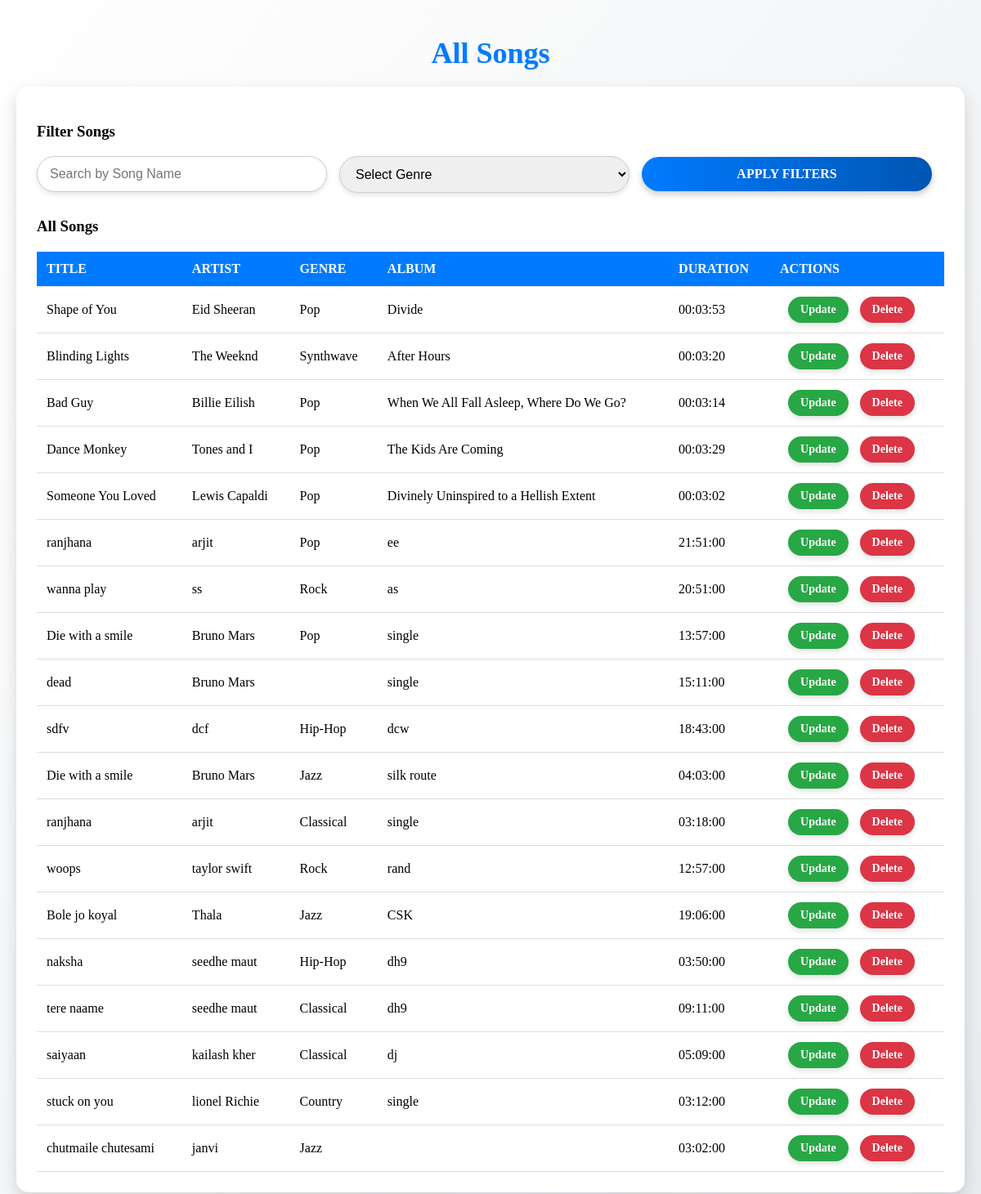
The page /songs.php (signed in) on the database its author committed.
### tables this page shows
CREATE TABLE `songs` (
  `song_id` int(11) NOT NULL,
  `title` varchar(100) NOT NULL,
  `artist` varchar(100) NOT NULL,
  `album` varchar(100) DEFAULT NULL,
  `genre` varchar(50) DEFAULT NULL,
  `duration` time DEFAULT NULL
);

### public/songs.php (the view, shortened to what this page needs)
<?php
require_once '../config/db.php';
$song_name_filter = isset($_GET['song_name']) ? $_GET['song_name'] : '';
try {
  $query = "SELECT song_id, title, artist, genre, album, duration
  FROM songs
  WHERE 1";
$params = [];
$stmt = $pdo->prepare($query);
$stmt->execute($params);
$songs = $stmt->fetchAll();
} catch (PDOException $e) {
    $message = "Error fetching songs: " . htmlspecialchars($e->getMessage());
}
?>
<!DOCTYPE html>
<html lang="en">
<head>
    <link rel="stylesheet" href="../assets/css/styles.css">
</head>
<body>
<div class="desktop-container">
    <header>
        <h1>All Songs</h1>
    </header>
    <div class="content">
        <h3>Filter Songs</h3>
        <form method="get" class="form-search">
            <input type="text" name="song_name" placeholder="Search by Song Name" value="<?php echo htmlspecialchars($song_name_filter); ?>">
            <select name="genre">
                <option value="">Select Genre</option>
            </select>
            <button type="submit">Apply Filters</button>
        </form>
        <h3>All Songs</h3>
        <table class="song-table">
    <thead>
        <tr>
            <th>Title</th>
            <th>Artist</th>
            <th>Genre</th>
            <th>Album</th>
            <th>Duration</th>
            <th>Actions</th>
        </tr>
    </thead>
    <tbody>
        <?php if ($songs): ?>
            <?php foreach ($songs as $song): ?>
                <tr data-song-id="<?php echo $song['song_id']; ?>">
                    <td><?php echo htmlspecialchars($song['title']); ?></td>
                    <td><?php echo htmlspecialchars($song['artist']); ?></td>
                    <td><?php echo htmlspecialchars($song['genre']); ?></td>
                    <td><?php echo htmlspecialchars($song['album']); ?></td>
                    <td><?php echo htmlspecialchars($song['duration']); ?></td>
                    <td>
                        <button class="update-btn" onclick="openModal(<?php echo $song['song_id']; ?>, '<?php echo htmlspecialchars($song['title']); ?>', '<?php echo htmlspecialchars($song['artist']); ?>', '<?php echo htmlspecialchars($song['genre']); ?>')">Update</button>
                        <button class="delete-btn" onclick="deleteSong(<?php echo $song['song_id']; ?>)">Delete</button>
                    </td>
                </tr>
            <?php endforeach; ?>
        <?php else: ?>
            <tr>
                <td colspan="6">No songs found for the selected filters.</td>
            </tr>
        <?php endif; ?>
    </tbody>
</table>
</body>
</html>

### assets/styles.css (style rules this page uses)
.song-table { width: 100%; border-collapse: collapse; margin-top: 20px; }
.song-table th, .song-table td { padding: 10px; text-align: left; border-bottom: 1px solid #ddd; }
.song-table th { background-color: #f2f2f2; color: #333; }
button { padding: 10px 15px; background: linear-gradient(135deg, #007bff, #0056b3); color: white; border: none; border-radius: 25px; cursor: pointer; font-size: 16px; font-family: 'Century Schoolbook', serif; box-shadow: 0px 4px 6px rgba(0, 0, 0, 0.1); transition: all 0.3s ease-in-out; }
.delete-btn, .update-btn { background: #007bff; border: none; color: #ffffff; cursor: pointer; margin-left: 10px; font-size: 14px; }

### public/songs.php (style rules this page uses)
body { font-family: 'Century Schoolbook', serif; background: linear-gradient(to bottom right, #ffffff, #e9ecef); margin: 0; padding: 20px; }
header { text-align: center; margin-bottom: 20px; }
h1 { color: #007bff; font-size: 36px; margin-bottom: 10px; text-shadow: 1px 1px 2px rgba(0, 0, 0, 0.1); }
.content { background: #ffffff; padding: 25px; border-radius: 15px; box-shadow: 0 8px 20px rgba(0, 0, 0, 0.15); }
.form-search { display: grid; grid-template-columns: 1fr 1fr 1fr auto; gap: 15px; align-items: center; margin-bottom: 30px; }
.form-search input, .form-search select, .form-search button { padding: 12px 15px; border-radius: 30px; border: 1px solid #ccc; font-size: 16px; transition: all 0.3s ease-in-out; }
.form-search input, .form-search select { box-shadow: 0 3px 6px rgba(0, 0, 0, 0.1); }
.form-search button { background: linear-gradient(to right, #007bff, #0056b3); color: white; border: none; cursor: pointer; font-weight: bold; text-transform: uppercase; box-shadow: 0 4px 8px rgba(0, 0, 0, 0.2); }
.song-table { width: 100%; border-collapse: collapse; margin-top: 20px; font-size: 16px; }
.song-table th, .song-table td { padding: 12px; text-align: left; border-bottom: 1px solid #ddd; }
.song-table th { background-color: #007bff; color: #fff; text-transform: uppercase; }
.delete-btn, .update-btn { padding: 8px 15px; border-radius: 20px; font-size: 14px; font-weight: bold; border: none; cursor: pointer; transition: all 0.3s ease-in-out; }
.update-btn { background: #28a745; color: white; }
.delete-btn { background: #dc3545; color: white; }

### rows shown on the page
songs: title "Shape of You", artist "Eid Sheeran", genre "Pop", album "Divide", duration "00:03:53"
songs: title "Blinding Lights", artist "The Weeknd", genre "Synthwave", album "After Hours", duration "00:03:20"
songs: title "Bad Guy", artist "Billie Eilish", genre "Pop", album "When We All Fall Asleep, Where Do We Go?", duration "00:03:14"
songs: title "Dance Monkey", artist "Tones and I", genre "Pop", album "The Kids Are Coming", duration "00:03:29"
songs: title "Someone You Loved", artist "Lewis Capaldi", genre "Pop", album "Divinely Uninspired to a Hellish Extent", duration "00:03:02"
songs: title "ranjhana", artist "arjit", genre "Pop", album "ee", duration "21:51:00"
songs: title "wanna play", artist "ss", genre "Rock", album "as", duration "20:51:00"
songs: title "Die with a smile", artist "Bruno Mars", genre "Pop", album "single", duration "13:57:00"
songs: title "dead", artist "Bruno Mars", album "single", duration "15:11:00"
songs: title "sdfv", artist "dcf", genre "Hip-Hop", album "dcw", duration "18:43:00"
songs: title "Die with a smile", artist "Bruno Mars", genre "Jazz", album "silk route", duration "04:03:00"
songs: title "ranjhana", artist "arjit", genre "Classical", album "single", duration "03:18:00"
songs: title "woops", artist "taylor swift", genre "Rock", album "rand", duration "12:57:00"
songs: title "Bole jo koyal", artist "Thala", genre "Jazz", album "CSK", duration "19:06:00"
songs: title "naksha", artist "seedhe maut", genre "Hip-Hop", album "dh9", duration "03:50:00"
songs: title "tere naame", artist "seedhe maut", genre "Classical", album "dh9", duration "09:11:00"
songs: title "saiyaan", artist "kailash kher", genre "Classical", album "dj", duration "05:09:00"
songs: title "stuck on you", artist "lionel Richie", genre "Country", album "single", duration "03:12:00"
songs: title "chutmaile chutesami", artist "janvi", genre "Jazz", duration "03:02:00"
